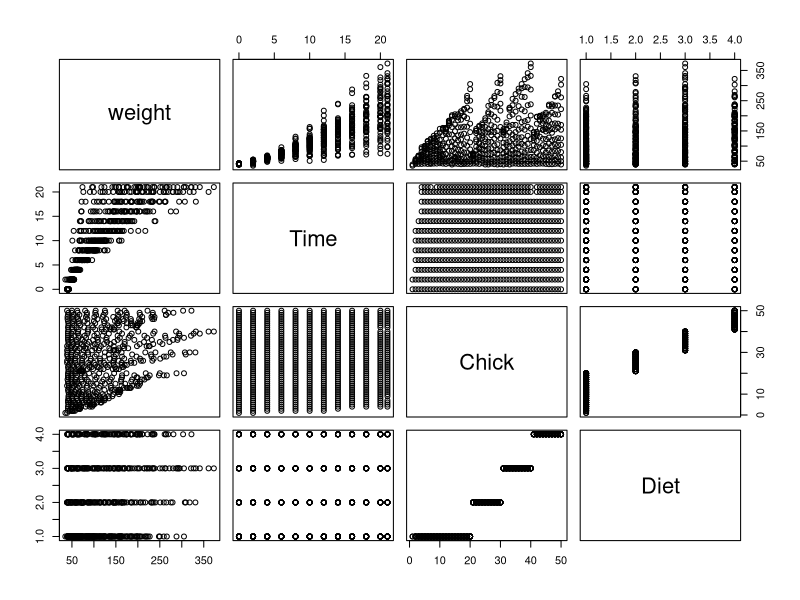
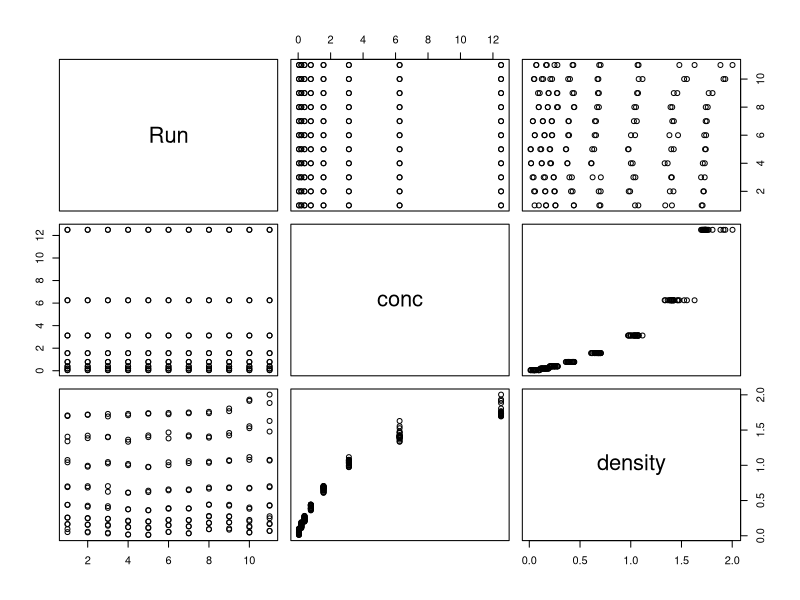

The R script that drew these images, in order:
# Using R built-in datasets with multiple labels
x = ChickWeight
y = DNase

plot(x)
plot(y)

x_lab = x$Diet
x_1 = x$weight
y_1 = x$Time
x_12 = x$Chick
y_12 = x$Diet
y_1f = 0
y_1f = cbind(x_1,y_1,x_12,y_12)

y_lab = y$Run
x_2 = y$conc
y_2 = y$density
y_2f = 0
y_2f = cbind(x_2,y_2)

mean_1 = 0
s_dev1 = 0
for(j in 1:4)
{
  mean_1[j] = mean(y_1f[j,])  
  s_dev1[j] = sd(y_1f[j,])
  for(i in 1:176)
  {
    y_1f[i,j] = ((y_1f[i,j]-mean_1[j])/s_dev1[j])
  }
}

mean_2 = 0
s_dev2 = 0
for(j in 1:2)
{
  mean_2[j] = mean(y_2f[j,])  
  s_dev2[j] = sd(y_2f[j,])
  for(i in 1:100)
  {
    y_2f[i,j] = ((y_2f[i,j]-mean_2[j])/s_dev2[j])
  }
}

sigma = 0
co_var = 0
for(i in 1:4)
{
  x = y_1f[,i]
  x = as.matrix(x)
  sigma = sigma + (x %*% t(x) )
  co_var [i]= cov(x) 
}
#Eigen values 
w = eigen(sigma)
w

rm(list=ls())
